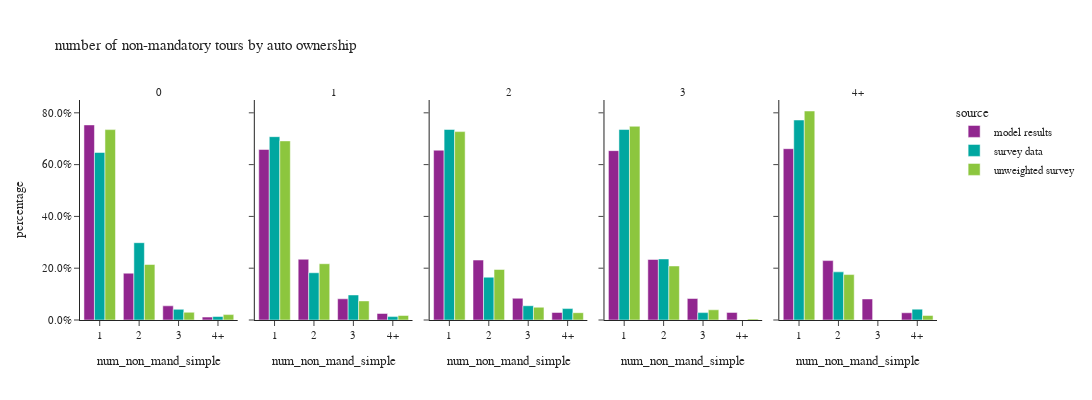

The code cell stored with this chart in its notebook:
### Markdown cell above
- number of non-mandatory tours

### Code cell
df_1 = per_data.groupby(['source','auto_ownership_simple','num_non_mand_simple'])['person_weight'].sum().reset_index()
df_1['percentage'] = df_1.groupby(['auto_ownership_simple','source'], group_keys=False)['person_weight']. \
    apply(lambda x: x / float(x.sum()))

fig = px.bar(df_1, x="num_non_mand_simple", y="percentage", color="source",barmode="group",
             facet_col="auto_ownership_simple",
             title="number of non-mandatory tours by auto ownership")
fig.for_each_annotation(lambda a: a.update(text=a.text.split("=")[-1]))
fig.update_layout(height=400, width=1200)
fig.update_yaxes(tickformat=".1%")
fig.show()

### Figure 1 — Plotly figure (JSON) as saved in the notebook; plotly's stock layout.template omitted (floating-point values rounded to 4 significant figures)
{"data": [{"alignmentgroup": "True", "hovertemplate": "source=model results<br>auto_ownership_simple=0<br>num_non_mand_simple=%{x}<br>percentage=%{y}<extra></extra>", "legendgroup": "model results", "marker": {"color": "#91268F", "pattern": {"shape": ""}}, "name": "model results", "offsetgroup": "model results", "orientation": "v", "showlegend": true, "textposition": "auto", "type": "bar", "x": ["1", "2", "3", "4+"], "xaxis": "x", "y": [0.7533, 0.1808, 0.05467, 0.01129], "yaxis": "y"}, {"alignmentgroup": "True", "hovertemplate": "source=model results<br>auto_ownership_simple=1<br>num_non_mand_simple=%{x}<br>percentage=%{y}<extra></extra>", "legendgroup": "model results", "marker": {"color": "#91268F", "pattern": {"shape": ""}}, "name": "model results", "offsetgroup": "model results", "orientation": "v", "showlegend": false, "textposition": "auto", "type": "bar", "x": ["1", "2", "3", "4+"], "xaxis": "x2", "y": [0.6585, 0.2344, 0.08191, 0.0252], "yaxis": "y2"}, {"alignmentgroup": "True", "hovertemplate": "source=model results<br>auto_ownership_simple=2<br>num_non_mand_simple=%{x}<br>percentage=%{y}<extra></extra>", "legendgroup": "model results", "marker": {"color": "#91268F", "pattern": {"shape": ""}}, "name": "model results", "offsetgroup": "model results", "orientation": "v", "showlegend": false, "textposition": "auto", "type": "bar", "x": ["1", "2", "3", "4+"], "xaxis": "x3", "y": [0.6557, 0.2314, 0.08391, 0.02903], "yaxis": "y3"}, {"alignmentgroup": "True", "hovertemplate": "source=model results<br>auto_ownership_simple=3<br>num_non_mand_simple=%{x}<br>percentage=%{y}<extra></extra>", "legendgroup": "model results", "marker": {"color": "#91268F", "pattern": {"shape": ""}}, "name": "model results", "offsetgroup": "model results", "orientation": "v", "showlegend": false, "textposition": "auto", "type": "bar", "x": ["1", "2", "3", "4+"], "xaxis": "x4", "y": [0.654, 0.2337, 0.08296, 0.02931], "yaxis": "y4"}, {"alignmentgroup": "True", "hovertemplate": "source=model results<br>auto_ownership_simple=4+<br>num_non_mand_simple=%{x}<br>percentage=%{y}<extra></extra>", "legendgroup": "model results", "marker": {"color": "#91268F", "pattern": {"shape": ""}}, "name": "model results", "offsetgroup": "model results", "orientation": "v", "showlegend": false, "textposition": "auto", "type": "bar", "x": ["1", "2", "3", "4+"], "xaxis": "x5", "y": [0.6614, 0.2294, 0.08128, 0.02792], "yaxis": "y5"}, {"alignmentgroup": "True", "hovertemplate": "source=survey data<br>auto_ownership_simple=0<br>num_non_mand_simple=%{x}<br>percentage=%{y}<extra></extra>", "legendgroup": "survey data", "marker": {"color": "#00A7A0", "pattern": {"shape": ""}}, "name": "survey data", "offsetgroup": "survey data", "orientation": "v", "showlegend": true, "textposition": "auto", "type": "bar", "x": ["1", "2", "3", "4+"], "xaxis": "x", "y": [0.6469, 0.2985, 0.0412, 0.01346], "yaxis": "y"}, {"alignmentgroup": "True", "hovertemplate": "source=survey data<br>auto_ownership_simple=1<br>num_non_mand_simple=%{x}<br>percentage=%{y}<extra></extra>", "legendgroup": "survey data", "marker": {"color": "#00A7A0", "pattern": {"shape": ""}}, "name": "survey data", "offsetgroup": "survey data", "orientation": "v", "showlegend": false, "textposition": "auto", "type": "bar", "x": ["1", "2", "3", "4+"], "xaxis": "x2", "y": [0.7079, 0.1824, 0.09667, 0.01304], "yaxis": "y2"}, {"alignmentgroup": "True", "hovertemplate": "source=survey data<br>auto_ownership_simple=2<br>num_non_mand_simple=%{x}<br>percentage=%{y}<extra></extra>", "legendgroup": "survey data", "marker": {"color": "#00A7A0", "pattern": {"shape": ""}}, "name": "survey data", "offsetgroup": "survey data", "orientation": "v", "showlegend": false, "textposition": "auto", "type": "bar", "x": ["1", "2", "3", "4+"], "xaxis": "x3", "y": [0.7356, 0.1653, 0.05505, 0.04408], "yaxis": "y3"}, {"alignmentgroup": "True", "hovertemplate": "source=survey data<br>auto_ownership_simple=3<br>num_non_mand_simple=%{x}<br>percentage=%{y}<extra></extra>", "legendgroup": "survey data", "marker": {"color": "#00A7A0", "pattern": {"shape": ""}}, "name": "survey data", "offsetgroup": "survey data", "orientation": "v", "showlegend": false, "textposition": "auto", "type": "bar", "x": ["1", "2", "3", "4+"], "xaxis": "x4", "y": [0.7355, 0.2357, 0.02849, 0.0003075], "yaxis": "y4"}, {"alignmentgroup": "True", "hovertemplate": "source=survey data<br>auto_ownership_simple=4+<br>num_non_mand_simple=%{x}<br>percentage=%{y}<extra></extra>", "legendgroup": "survey data", "marker": {"color": "#00A7A0", "pattern": {"shape": ""}}, "name": "survey data", "offsetgroup": "survey data", "orientation": "v", "showlegend": false, "textposition": "auto", "type": "bar", "x": ["1", "2", "4+"], "xaxis": "x5", "y": [0.7722, 0.1858, 0.04195], "yaxis": "y5"}, {"alignmentgroup": "True", "hovertemplate": "source=unweighted survey<br>auto_ownership_simple=0<br>num_non_mand_simple=%{x}<br>percentage=%{y}<extra></extra>", "legendgroup": "unweighted survey", "marker": {"color": "#8CC63E", "pattern": {"shape": ""}}, "name": "unweighted survey", "offsetgroup": "unweighted survey", "orientation": "v", "showlegend": true, "textposition": "auto", "type": "bar", "x": ["1", "2", "3", "4+"], "xaxis": "x", "y": [0.7351, 0.2143, 0.02976, 0.02083], "yaxis": "y"}, {"alignmentgroup": "True", "hovertemplate": "source=unweighted survey<br>auto_ownership_simple=1<br>num_non_mand_simple=%{x}<br>percentage=%{y}<extra></extra>", "legendgroup": "unweighted survey", "marker": {"color": "#8CC63E", "pattern": {"shape": ""}}, "name": "unweighted survey", "offsetgroup": "unweighted survey", "orientation": "v", "showlegend": false, "textposition": "auto", "type": "bar", "x": ["1", "2", "3", "4+"], "xaxis": "x2", "y": [0.6916, 0.2173, 0.07371, 0.01746], "yaxis": "y2"}, {"alignmentgroup": "True", "hovertemplate": "source=unweighted survey<br>auto_ownership_simple=2<br>num_non_mand_simple=%{x}<br>percentage=%{y}<extra></extra>", "legendgroup": "unweighted survey", "marker": {"color": "#8CC63E", "pattern": {"shape": ""}}, "name": "unweighted survey", "offsetgroup": "unweighted survey", "orientation": "v", "showlegend": false, "textposition": "auto", "type": "bar", "x": ["1", "2", "3", "4+"], "xaxis": "x3", "y": [0.7274, 0.1951, 0.04935, 0.0282], "yaxis": "y3"}, {"alignmentgroup": "True", "hovertemplate": "source=unweighted survey<br>auto_ownership_simple=3<br>num_non_mand_simple=%{x}<br>percentage=%{y}<extra></extra>", "legendgroup": "unweighted survey", "marker": {"color": "#8CC63E", "pattern": {"shape": ""}}, "name": "unweighted survey", "offsetgroup": "unweighted survey", "orientation": "v", "showlegend": false, "textposition": "auto", "type": "bar", "x": ["1", "2", "3", "4+"], "xaxis": "x4", "y": [0.748, 0.2087, 0.03937, 0.003937], "yaxis": "y4"}, {"alignmentgroup": "True", "hovertemplate": "source=unweighted survey<br>auto_ownership_simple=4+<br>num_non_mand_simple=%{x}<br>percentage=%{y}<extra></extra>", "legendgroup": "unweighted survey", "marker": {"color": "#8CC63E", "pattern": {"shape": ""}}, "name": "unweighted survey", "offsetgroup": "unweighted survey", "orientation": "v", "showlegend": false, "textposition": "auto", "type": "bar", "x": ["1", "2", "4+"], "xaxis": "x5", "y": [0.807, 0.1754, 0.01754], "yaxis": "y5"}], "layout": {"annotations": [{"font": {}, "showarrow": false, "text": "0", "x": 0.092, "xanchor": "center", "xref": "paper", "y": 1.0, "yanchor": "bottom", "yref": "paper"}, {"font": {}, "showarrow": false, "text": "1", "x": 0.296, "xanchor": "center", "xref": "paper", "y": 1.0, "yanchor": "bottom", "yref": "paper"}, {"font": {}, "showarrow": false, "text": "2", "x": 0.5, "xanchor": "center", "xref": "paper", "y": 1.0, "yanchor": "bottom", "yref": "paper"}, {"font": {}, "showarrow": false, "text": "3", "x": 0.704, "xanchor": "center", "xref": "paper", "y": 1.0, "yanchor": "bottom", "yref": "paper"}, {"font": {}, "showarrow": false, "text": "4+", "x": 0.908, "xanchor": "center", "xref": "paper", "y": 1.0, "yanchor": "bottom", "yref": "paper"}], "barmode": "group", "height": 400, "legend": {"title": {"text": "source"}, "tracegroupgap": 0}, "title": {"text": "number of non-mandatory tours by auto ownership"}, "width": 1200, "xaxis": {"anchor": "y", "domain": [0.0, 0.184], "title": {"text": "num_non_mand_simple"}}, "xaxis2": {"anchor": "y2", "domain": [0.204, 0.388], "matches": "x", "title": {"text": "num_non_mand_simple"}}, "xaxis3": {"anchor": "y3", "domain": [0.408, 0.592], "matches": "x", "title": {"text": "num_non_mand_simple"}}, "xaxis4": {"anchor": "y4", "domain": [0.612, 0.796], "matches": "x", "title": {"text": "num_non_mand_simple"}}, "xaxis5": {"anchor": "y5", "domain": [0.816, 1.0], "matches": "x", "title": {"text": "num_non_mand_simple"}}, "yaxis": {"anchor": "x", "domain": [0.0, 1.0], "tickformat": ".1%", "title": {"text": "percentage"}}, "yaxis2": {"anchor": "x2", "domain": [0.0, 1.0], "matches": "y", "showticklabels": false, "tickformat": ".1%"}, "yaxis3": {"anchor": "x3", "domain": [0.0, 1.0], "matches": "y", "showticklabels": false, "tickformat": ".1%"}, "yaxis4": {"anchor": "x4", "domain": [0.0, 1.0], "matches": "y", "showticklabels": false, "tickformat": ".1%"}, "yaxis5": {"anchor": "x5", "domain": [0.0, 1.0], "matches": "y", "showticklabels": false, "tickformat": ".1%"}}}
